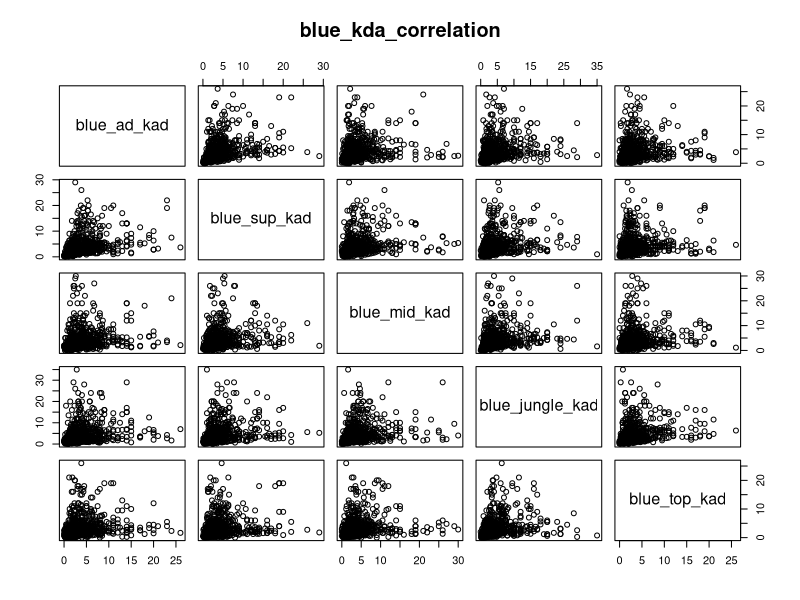
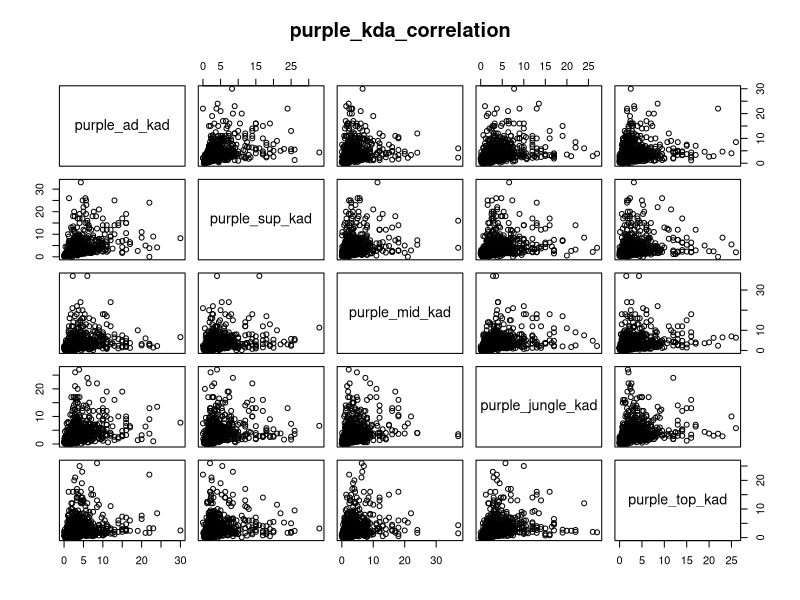

Reproduce these figures in R, in order. (Note: this script raises an error after producing the figures.)
library(ggplot2)
library(openxlsx)
matches_data <- read.xlsx('dataset/matches_na.xlsx', sheet = 1)
matches <- na.omit(matches_data)
#analyze win in blue_kda in range
matches <- cbind(matches,
                 blue_ad_kad = ((matches$blue_ad_kills+matches$blue_ad_assists)/matches$blue_ad_deaths),
                 blue_sup_kad = ((matches$blue_sup_kills+matches$blue_sup_assists)/matches$blue_sup_deaths),
                 blue_mid_kad = ((matches$blue_mid_kills+matches$blue_mid_assists)/matches$blue_mid_deaths),
                 blue_jungle_kad = ((matches$blue_jungle_kills+matches$blue_jungle_assists)/matches$blue_jungle_deaths),
                 blue_top_kad = ((matches$blue_top_kills+matches$blue_top_assists)/matches$blue_top_deaths),
                 purple_ad_kad = ((matches$purple_ad_kills+matches$purple_ad_assists)/matches$purple_ad_deaths),
                 purple_sup_kad = ((matches$purple_sup_kills+matches$purple_sup_assists)/matches$purple_sup_deaths),
                 purple_mid_kad = ((matches$purple_mid_kills+matches$purple_mid_assists)/matches$purple_mid_deaths),
                 purple_jungle_kad = ((matches$purple_jungle_kills+matches$purple_jungle_assists)/matches$purple_jungle_deaths),
                 purple_top_kad = ((matches$purple_top_kills+matches$purple_top_assists)/matches$purple_top_deaths))

#选取数据的数值型数据列
#KDA比較(沒用用range) blue
matches_blue_kda<-matches[,c('blue_ad_kad','blue_sup_kad','blue_mid_kad','blue_jungle_kad','blue_top_kad'
                        )]
#计算相关系数，方法选择pearson
blue_kad_cor <- data.frame(cor(matches_blue_kda, method="pearson"))
#画出相关性矩阵图，标题：相关性矩阵图
pairs(matches_blue_kda,spread = F,lty.smooth=2,main='blue_kda_correlation')

#KDA比較(沒用用range) purple
matches_purple_kda<-matches[,c('purple_ad_kad','purple_sup_kad','purple_mid_kad','purple_jungle_kad','purple_top_kad'
)]

#计算相关系数，方法选择pearson
purple_kad_cor <- data.frame(cor(matches_purple_kda, method="pearson"))
#画出相关性矩阵图，标题：相关性矩阵图
pairs(matches_purple_kda,spread = F,lty.smooth=2,main='purple_kda_correlation')

#我用summary看 決定用 2 4 6區分 分成四個區間 發現效果不好 改成大於6的視為6
#blue_ad_kad.fix <- ifelse(matches$blue_ad_kad<2,1,ifelse(matches$blue_ad_kad<4,2,ifelse(matches$blue_ad_kad<6,3,4)))


#KDA取ln
matches <- cbind(matches,
                 blue_ad_kad_ln = log(matches$blue_ad_kad+1),
                 blue_sup_kad_ln = log(matches$blue_sup_kad+1),
                 blue_mid_kad_ln = log(matches$blue_mid_kad+1),
                 blue_jungle_kad_ln = log(matches$blue_jungle_kad+1),
                 blue_top_kad_ln = log(matches$blue_top_kad+1),
                 purple_ad_kad_ln = log(matches$purple_ad_kad+1),
                 purple_sup_kad_ln = log(matches$purple_sup_kad+1),
                 purple_mid_kad_ln = log(matches$purple_mid_kad+1),
                 purple_jungle_kad_ln = log(matches$purple_jungle_kad+1),
                 purple_top_kad_ln = log(matches$purple_top_kad+1)
)

matches_blue_kda_ln<-matches[,c('blue_ad_kad_ln','blue_sup_kad_ln','blue_mid_kad_ln','blue_jungle_kad_ln','blue_top_kad_ln'
)]
#计算相关系数，方法选择pearson
blue_kda_ln_cor <- data.frame(cor(matches_blue_kda_ln, method="pearson"))
#画出相关性矩阵图，标题：相关性矩阵图
pairs(matches_blue_kda_range,spread = F,lty.smooth=2,main='blue_kda_ln_correlation')

#KDA比較(沒用用range) purple
matches_purple_kda_ln<-matches[,c('purple_ad_kad_ln','purple_sup_kad_ln','purple_mid_kad_ln','purple_jungle_kad_ln','purple_top_kad_ln'
)]

#计算相关系数，方法选择pearson
purple_kda_ln_cor <- data.frame(cor(matches_purple_kda_ln, method="pearson"))
#画出相关性矩阵图，标题：相关性矩阵图
pairs(matches_purple_kda_ln,spread = F,lty.smooth=2,main='purple_kda_ln_correlation')



